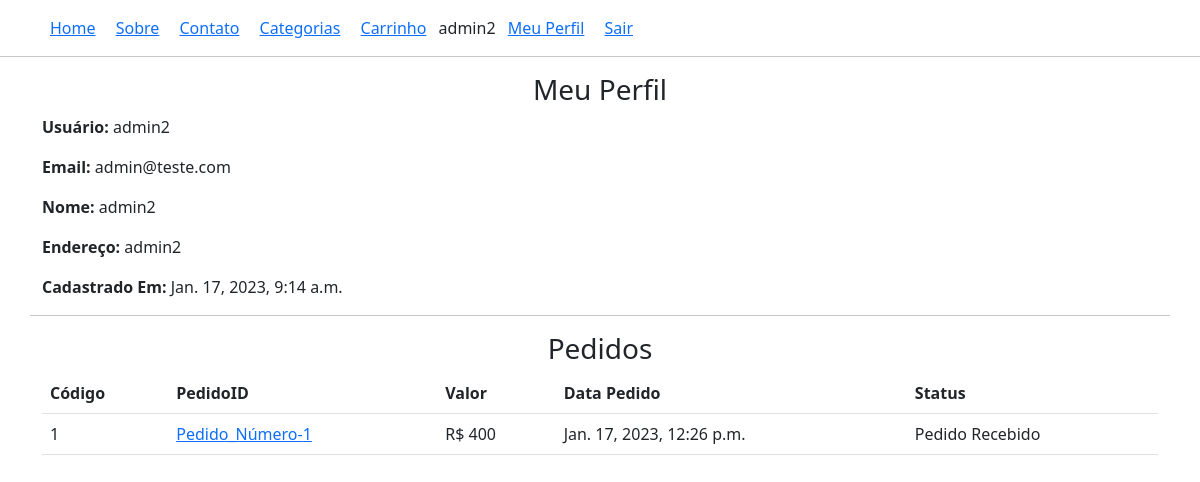
The page /perfil/ (signed in) on the database as committed earlier.
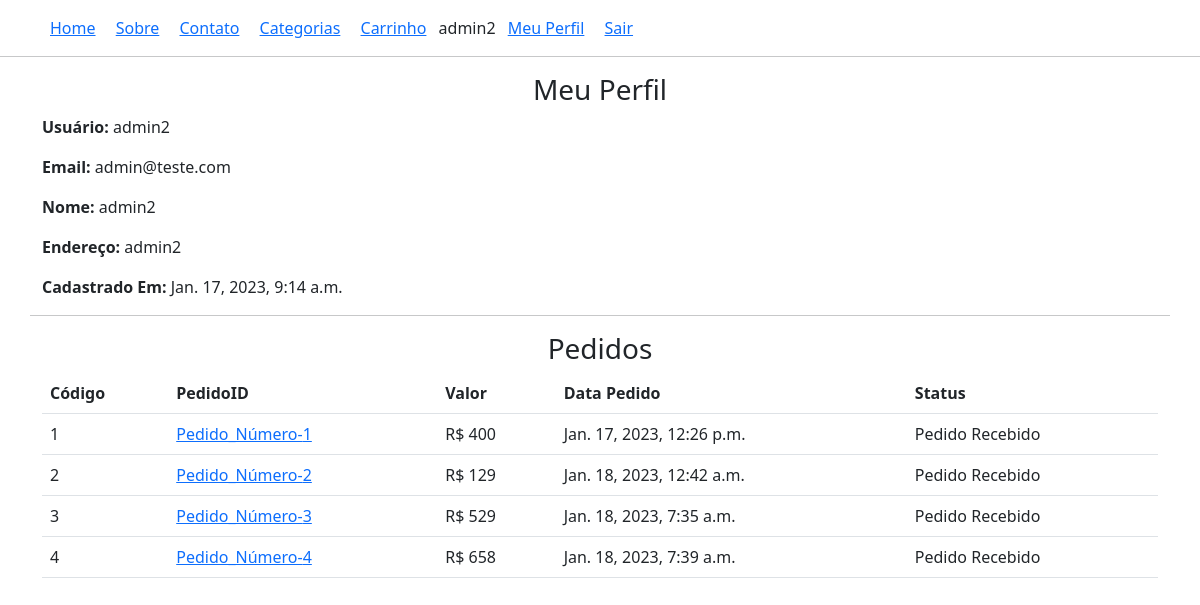
The same page on the database as committed later.
### lojaapp/models.py (models this page shows, shortened)
class Cliente(models.Model):
    user = models.OneToOneField(User, on_delete=models.CASCADE)
    nome = models.CharField(max_length=200)
    endereco = models.CharField(max_length=200, null=True, blank=True)
    data_on = models.DateTimeField(auto_now_add=True)

class Pedido_order(models.Model):
    carro = models.OneToOneField(Carro, on_delete=models.CASCADE)
    ordenado_por = models.CharField(max_length=200)
    endereco_envio = models.CharField(max_length=200)
    telefone = models.CharField(max_length=10)
    email = models.EmailField(null=True, blank=True)
    subtotal = models.PositiveIntegerField()
    total = models.PositiveIntegerField()
    pedido_status = models.CharField(max_length=50, choices=PEDIDO_STATUS)
    criado_em = models.DateTimeField(auto_now_add=True)

### lojaapp/views.py (the view)
# urls.py: path("perfil/", ClientePerfilView.as_view(), name='clienteperfil'),
class ClientePerfilView(TemplateView):
    template_name = 'clienteperfil.html'
    def dispatch(self, request, *args, **kwargs):
        if request.user.is_authenticated and request.user.cliente:
            pass
        else:
            return redirect('/entrar/?next=/perfil/')
        return super().dispatch(request, *args, **kwargs)
    def get_context_data(self, **kwargs):
        context = super().get_context_data(**kwargs)
        cliente = self.request.user.cliente
        context['cliente'] = cliente
        pedidos = Pedido_order.objects.filter(carro__cliente=cliente)
        context['pedidos'] = pedidos
        return context

### templates/clienteperfil.html (shortened to what this page needs)
{% extends 'base.html' %}
{% block content %}
<div class="container">
    <div class="row">
        <div class="col-md-12 mx-auto">
            <h3 class="text-center">Meu Perfil</h3>
            <p><span class="fw-bold">Usuário: </span>{{cliente.user}}</p>
            <p><span class="fw-bold">Email: </span>{{cliente.user.email}}</p>
            <p><span class="fw-bold">Nome: </span>{{cliente.nome}}</p>
            <p><span class="fw-bold">Endereço: </span>{{cliente.endereco}}</p>
            <p><span class="fw-bold">Cadastrado Em: </span>{{cliente.data_on}}</p>
        </div>
        <hr>
        <div class="col-md-12 mx-auto">
            <h3 class="text-center">Pedidos</h3>
            <table class="table">
                <thead>
                <tr>
                    <th>Código</th>
                    <th>PedidoID</th>
                    <th>Valor</th>
                    <th>Data Pedido</th>
                    <th>Status</th>
                </tr>
                </thead>
                <tbody>
                {% for pedido in pedidos %}
                <tr>
                    <td>{{forloop.counter}}</td>
                    <td><a href="{% url 'lojaapp:clientepedidodetalhe' pedido.id %}">Pedido_Número-{{pedido.id}}</a></td>
                    <td>R$ {{pedido.total}}</td>
                    <td>{{pedido.criado_em}}</td>
                    <td>{{pedido.pedido_status}}</td>
                </tr>
                {% endfor %}
            </table>
        </div>
    </div>
</div>
{% endblock %}

### templates/base.html (shortened to what this page needs)
<!DOCTYPE html>
<html lang="en">
<head>
    <link href="https://cdn.jsdelivr.net/npm/bootstrap@5.3.0-alpha1/dist/css/bootstrap.min.css" rel="stylesheet">
</head>
<body>
<div class="container mt-3">
    <a href="{% url 'lojaapp:home' %}" class="mx-2">Home</a>
    <a href="{% url 'lojaapp:sobre' %}" class="mx-2">Sobre</a>
    <a href="{% url 'lojaapp:contato' %}" class="mx-2">Contato</a>
    <a href="{% url 'lojaapp:produtos' %}" class="mx-2">Categorias</a>
    <a href="{% url 'lojaapp:meucarro' %}" class="mx-2">Carrinho</a>
    {% if request.user.cliente %}
    {{ request.user.cliente.nome }}
    <a href="{% url 'lojaapp:clienteperfil' %}" class="mx-2">Meu Perfil</a>
    <a href="{% url 'lojaapp:clientesair' %}" class="mx-2">Sair</a>
    {% else %}
    <a href="{% url 'lojaapp:clienteentrar' %}" class="mx-2">Entrar</a>
    <a href="{% url 'lojaapp:clienteregistrar' %}" class="mx-2">Cadastrar</a>
    {% endif %}
</div>
<hr>
{% block content %}
{% endblock content %}
</body>
</html>

Rows that differ between the two databases and show on the page:
added Pedido_order: id "2", total "129", criado_em "Jan. 18, 2023, 12:42 a.m.", pedido_status "Pedido Recebido"
added Pedido_order: id "3", total "529", criado_em "Jan. 18, 2023, 7:35 a.m.", pedido_status "Pedido Recebido"
added Pedido_order: id "4", total "658", criado_em "Jan. 18, 2023, 7:39 a.m.", pedido_status "Pedido Recebido"
